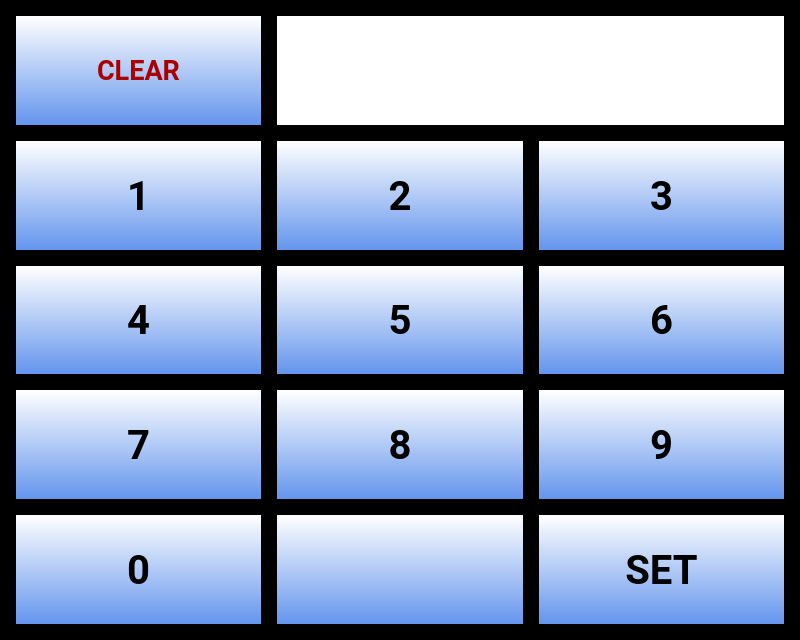
<?xml version="1.0" encoding="UTF-8"?>
<ui version="4.0">
 <class>KeypadBase</class>
 <widget class="QDialog" name="KeypadBase">
  <property name="geometry">
   <rect>
    <x>0</x>
    <y>0</y>
    <width>800</width>
    <height>640</height>
   </rect>
  </property>
  <property name="sizePolicy">
   <sizepolicy hsizetype="Fixed" vsizetype="Fixed">
    <horstretch>0</horstretch>
    <verstretch>0</verstretch>
   </sizepolicy>
  </property>
  <property name="minimumSize">
   <size>
    <width>800</width>
    <height>640</height>
   </size>
  </property>
  <property name="maximumSize">
   <size>
    <width>800</width>
    <height>640</height>
   </size>
  </property>
  <property name="palette">
   <palette>
    <active>
     <colorrole role="Base">
      <brush brushstyle="SolidPattern">
       <color alpha="255">
        <red>255</red>
        <green>255</green>
        <blue>255</blue>
       </color>
      </brush>
     </colorrole>
     <colorrole role="Window">
      <brush brushstyle="SolidPattern">
       <color alpha="255">
        <red>0</red>
        <green>0</green>
        <blue>0</blue>
       </color>
      </brush>
     </colorrole>
    </active>
    <inactive>
     <colorrole role="Base">
      <brush brushstyle="SolidPattern">
       <color alpha="255">
        <red>255</red>
        <green>255</green>
        <blue>255</blue>
       </color>
      </brush>
     </colorrole>
     <colorrole role="Window">
      <brush brushstyle="SolidPattern">
       <color alpha="255">
        <red>0</red>
        <green>0</green>
        <blue>0</blue>
       </color>
      </brush>
     </colorrole>
    </inactive>
    <disabled>
     <colorrole role="Base">
      <brush brushstyle="SolidPattern">
       <color alpha="255">
        <red>0</red>
        <green>0</green>
        <blue>0</blue>
       </color>
      </brush>
     </colorrole>
     <colorrole role="Window">
      <brush brushstyle="SolidPattern">
       <color alpha="255">
        <red>0</red>
        <green>0</green>
        <blue>0</blue>
       </color>
      </brush>
     </colorrole>
    </disabled>
   </palette>
  </property>
  <property name="font">
   <font>
    <family>Roboto</family>
    <pointsize>12</pointsize>
    <weight>75</weight>
    <bold>true</bold>
   </font>
  </property>
  <property name="windowTitle">
   <string>Form</string>
  </property>
  <property name="styleSheet">
   <string notr="true">QPushButton { border: none; background-color: qlineargradient( x1:0, y1:0, x2:0, y2:1, stop: 0 white, stop:1 CornflowerBlue ); margin: 5px; }
QPushButton::pressed { border: none; background-color: qlineargradient( x1:0, y1:0, x2:0, y2:1, stop: 0 white, stop:1 gray ); margin: 5px; }</string>
  </property>
  <layout class="QGridLayout" name="gridLayout">
   <item row="5" column="1">
    <widget class="QPushButton" name="m_pBack">
     <property name="sizePolicy">
      <sizepolicy hsizetype="MinimumExpanding" vsizetype="MinimumExpanding">
       <horstretch>0</horstretch>
       <verstretch>0</verstretch>
      </sizepolicy>
     </property>
     <property name="font">
      <font>
       <family>Roboto</family>
       <pointsize>30</pointsize>
       <weight>75</weight>
       <bold>true</bold>
      </font>
     </property>
     <property name="icon">
      <iconset resource="ahrsresources.qrc">
       <normaloff>:/icons/resources/Backspace.png</normaloff>:/icons/resources/Backspace.png</iconset>
     </property>
     <property name="iconSize">
      <size>
       <width>50</width>
       <height>50</height>
      </size>
     </property>
    </widget>
   </item>
   <item row="4" column="0">
    <widget class="QPushButton" name="m_p7">
     <property name="sizePolicy">
      <sizepolicy hsizetype="MinimumExpanding" vsizetype="MinimumExpanding">
       <horstretch>0</horstretch>
       <verstretch>0</verstretch>
      </sizepolicy>
     </property>
     <property name="font">
      <font>
       <family>Roboto</family>
       <pointsize>30</pointsize>
       <weight>75</weight>
       <bold>true</bold>
      </font>
     </property>
     <property name="text">
      <string>7</string>
     </property>
     <property name="iconSize">
      <size>
       <width>32</width>
       <height>32</height>
      </size>
     </property>
    </widget>
   </item>
   <item row="3" column="2">
    <widget class="QPushButton" name="m_p6">
     <property name="sizePolicy">
      <sizepolicy hsizetype="MinimumExpanding" vsizetype="MinimumExpanding">
       <horstretch>0</horstretch>
       <verstretch>0</verstretch>
      </sizepolicy>
     </property>
     <property name="font">
      <font>
       <family>Roboto</family>
       <pointsize>30</pointsize>
       <weight>75</weight>
       <bold>true</bold>
      </font>
     </property>
     <property name="text">
      <string>6</string>
     </property>
     <property name="iconSize">
      <size>
       <width>32</width>
       <height>32</height>
      </size>
     </property>
    </widget>
   </item>
   <item row="4" column="1">
    <widget class="QPushButton" name="m_p8">
     <property name="sizePolicy">
      <sizepolicy hsizetype="MinimumExpanding" vsizetype="MinimumExpanding">
       <horstretch>0</horstretch>
       <verstretch>0</verstretch>
      </sizepolicy>
     </property>
     <property name="font">
      <font>
       <family>Roboto</family>
       <pointsize>30</pointsize>
       <weight>75</weight>
       <bold>true</bold>
      </font>
     </property>
     <property name="text">
      <string>8</string>
     </property>
     <property name="iconSize">
      <size>
       <width>32</width>
       <height>32</height>
      </size>
     </property>
    </widget>
   </item>
   <item row="5" column="0">
    <widget class="QPushButton" name="m_p0">
     <property name="sizePolicy">
      <sizepolicy hsizetype="MinimumExpanding" vsizetype="MinimumExpanding">
       <horstretch>0</horstretch>
       <verstretch>0</verstretch>
      </sizepolicy>
     </property>
     <property name="font">
      <font>
       <family>Roboto</family>
       <pointsize>30</pointsize>
       <weight>75</weight>
       <bold>true</bold>
      </font>
     </property>
     <property name="text">
      <string>0</string>
     </property>
     <property name="iconSize">
      <size>
       <width>32</width>
       <height>32</height>
      </size>
     </property>
    </widget>
   </item>
   <item row="2" column="0">
    <widget class="QPushButton" name="m_p1">
     <property name="sizePolicy">
      <sizepolicy hsizetype="MinimumExpanding" vsizetype="MinimumExpanding">
       <horstretch>0</horstretch>
       <verstretch>0</verstretch>
      </sizepolicy>
     </property>
     <property name="font">
      <font>
       <family>Roboto</family>
       <pointsize>30</pointsize>
       <weight>75</weight>
       <bold>true</bold>
      </font>
     </property>
     <property name="autoFillBackground">
      <bool>false</bool>
     </property>
     <property name="text">
      <string>1</string>
     </property>
     <property name="iconSize">
      <size>
       <width>32</width>
       <height>32</height>
      </size>
     </property>
     <property name="flat">
      <bool>false</bool>
     </property>
    </widget>
   </item>
   <item row="4" column="2">
    <widget class="QPushButton" name="m_p9">
     <property name="sizePolicy">
      <sizepolicy hsizetype="MinimumExpanding" vsizetype="MinimumExpanding">
       <horstretch>0</horstretch>
       <verstretch>0</verstretch>
      </sizepolicy>
     </property>
     <property name="font">
      <font>
       <family>Roboto</family>
       <pointsize>30</pointsize>
       <weight>75</weight>
       <bold>true</bold>
      </font>
     </property>
     <property name="autoFillBackground">
      <bool>false</bool>
     </property>
     <property name="text">
      <string>9</string>
     </property>
     <property name="iconSize">
      <size>
       <width>32</width>
       <height>32</height>
      </size>
     </property>
     <property name="flat">
      <bool>false</bool>
     </property>
    </widget>
   </item>
   <item row="2" column="2">
    <widget class="QPushButton" name="m_p3">
     <property name="sizePolicy">
      <sizepolicy hsizetype="MinimumExpanding" vsizetype="MinimumExpanding">
       <horstretch>0</horstretch>
       <verstretch>0</verstretch>
      </sizepolicy>
     </property>
     <property name="font">
      <font>
       <family>Roboto</family>
       <pointsize>30</pointsize>
       <weight>75</weight>
       <bold>true</bold>
      </font>
     </property>
     <property name="text">
      <string>3</string>
     </property>
     <property name="iconSize">
      <size>
       <width>32</width>
       <height>32</height>
      </size>
     </property>
    </widget>
   </item>
   <item row="3" column="0">
    <widget class="QPushButton" name="m_p4">
     <property name="sizePolicy">
      <sizepolicy hsizetype="MinimumExpanding" vsizetype="MinimumExpanding">
       <horstretch>0</horstretch>
       <verstretch>0</verstretch>
      </sizepolicy>
     </property>
     <property name="font">
      <font>
       <family>Roboto</family>
       <pointsize>30</pointsize>
       <weight>75</weight>
       <bold>true</bold>
      </font>
     </property>
     <property name="autoFillBackground">
      <bool>false</bool>
     </property>
     <property name="text">
      <string>4</string>
     </property>
     <property name="iconSize">
      <size>
       <width>32</width>
       <height>32</height>
      </size>
     </property>
     <property name="flat">
      <bool>false</bool>
     </property>
    </widget>
   </item>
   <item row="3" column="1">
    <widget class="QPushButton" name="m_p5">
     <property name="sizePolicy">
      <sizepolicy hsizetype="MinimumExpanding" vsizetype="MinimumExpanding">
       <horstretch>0</horstretch>
       <verstretch>0</verstretch>
      </sizepolicy>
     </property>
     <property name="font">
      <font>
       <family>Roboto</family>
       <pointsize>30</pointsize>
       <weight>75</weight>
       <bold>true</bold>
      </font>
     </property>
     <property name="text">
      <string>5</string>
     </property>
     <property name="iconSize">
      <size>
       <width>32</width>
       <height>32</height>
      </size>
     </property>
    </widget>
   </item>
   <item row="5" column="2">
    <widget class="QPushButton" name="m_pSet">
     <property name="sizePolicy">
      <sizepolicy hsizetype="MinimumExpanding" vsizetype="MinimumExpanding">
       <horstretch>0</horstretch>
       <verstretch>0</verstretch>
      </sizepolicy>
     </property>
     <property name="font">
      <font>
       <family>Roboto</family>
       <pointsize>30</pointsize>
       <weight>75</weight>
       <bold>true</bold>
      </font>
     </property>
     <property name="text">
      <string>SET</string>
     </property>
     <property name="iconSize">
      <size>
       <width>32</width>
       <height>32</height>
      </size>
     </property>
    </widget>
   </item>
   <item row="2" column="1">
    <widget class="QPushButton" name="m_p2">
     <property name="sizePolicy">
      <sizepolicy hsizetype="MinimumExpanding" vsizetype="MinimumExpanding">
       <horstretch>0</horstretch>
       <verstretch>0</verstretch>
      </sizepolicy>
     </property>
     <property name="font">
      <font>
       <family>Roboto</family>
       <pointsize>30</pointsize>
       <weight>75</weight>
       <bold>true</bold>
      </font>
     </property>
     <property name="text">
      <string>2</string>
     </property>
     <property name="iconSize">
      <size>
       <width>32</width>
       <height>32</height>
      </size>
     </property>
    </widget>
   </item>
   <item row="1" column="0">
    <widget class="QPushButton" name="m_pCancel">
     <property name="sizePolicy">
      <sizepolicy hsizetype="MinimumExpanding" vsizetype="MinimumExpanding">
       <horstretch>0</horstretch>
       <verstretch>0</verstretch>
      </sizepolicy>
     </property>
     <property name="palette">
      <palette>
       <active>
        <colorrole role="Button">
         <brush brushstyle="LinearGradientPattern">
          <gradient startx="0.000000000000000" starty="0.000000000000000" endx="0.000000000000000" endy="1.000000000000000" type="LinearGradient" spread="PadSpread" coordinatemode="ObjectBoundingMode">
           <gradientstop position="0.000000000000000">
            <color alpha="255">
             <red>255</red>
             <green>255</green>
             <blue>255</blue>
            </color>
           </gradientstop>
           <gradientstop position="1.000000000000000">
            <color alpha="255">
             <red>100</red>
             <green>149</green>
             <blue>237</blue>
            </color>
           </gradientstop>
          </gradient>
         </brush>
        </colorrole>
        <colorrole role="ButtonText">
         <brush brushstyle="SolidPattern">
          <color alpha="255">
           <red>170</red>
           <green>0</green>
           <blue>0</blue>
          </color>
         </brush>
        </colorrole>
        <colorrole role="Base">
         <brush brushstyle="LinearGradientPattern">
          <gradient startx="0.000000000000000" starty="0.000000000000000" endx="0.000000000000000" endy="1.000000000000000" type="LinearGradient" spread="PadSpread" coordinatemode="ObjectBoundingMode">
           <gradientstop position="0.000000000000000">
            <color alpha="255">
             <red>255</red>
             <green>255</green>
             <blue>255</blue>
            </color>
           </gradientstop>
           <gradientstop position="1.000000000000000">
            <color alpha="255">
             <red>100</red>
             <green>149</green>
             <blue>237</blue>
            </color>
           </gradientstop>
          </gradient>
         </brush>
        </colorrole>
        <colorrole role="Window">
         <brush brushstyle="LinearGradientPattern">
          <gradient startx="0.000000000000000" starty="0.000000000000000" endx="0.000000000000000" endy="1.000000000000000" type="LinearGradient" spread="PadSpread" coordinatemode="ObjectBoundingMode">
           <gradientstop position="0.000000000000000">
            <color alpha="255">
             <red>255</red>
             <green>255</green>
             <blue>255</blue>
            </color>
           </gradientstop>
           <gradientstop position="1.000000000000000">
            <color alpha="255">
             <red>100</red>
             <green>149</green>
             <blue>237</blue>
            </color>
           </gradientstop>
          </gradient>
         </brush>
        </colorrole>
       </active>
       <inactive>
        <colorrole role="Button">
         <brush brushstyle="LinearGradientPattern">
          <gradient startx="0.000000000000000" starty="0.000000000000000" endx="0.000000000000000" endy="1.000000000000000" type="LinearGradient" spread="PadSpread" coordinatemode="ObjectBoundingMode">
           <gradientstop position="0.000000000000000">
            <color alpha="255">
             <red>255</red>
             <green>255</green>
             <blue>255</blue>
            </color>
           </gradientstop>
           <gradientstop position="1.000000000000000">
            <color alpha="255">
             <red>100</red>
             <green>149</green>
             <blue>237</blue>
            </color>
           </gradientstop>
          </gradient>
         </brush>
        </colorrole>
        <colorrole role="ButtonText">
         <brush brushstyle="SolidPattern">
          <color alpha="255">
           <red>170</red>
           <green>0</green>
           <blue>0</blue>
          </color>
         </brush>
        </colorrole>
        <colorrole role="Base">
         <brush brushstyle="LinearGradientPattern">
          <gradient startx="0.000000000000000" starty="0.000000000000000" endx="0.000000000000000" endy="1.000000000000000" type="LinearGradient" spread="PadSpread" coordinatemode="ObjectBoundingMode">
           <gradientstop position="0.000000000000000">
            <color alpha="255">
             <red>255</red>
             <green>255</green>
             <blue>255</blue>
            </color>
           </gradientstop>
           <gradientstop position="1.000000000000000">
            <color alpha="255">
             <red>100</red>
             <green>149</green>
             <blue>237</blue>
            </color>
           </gradientstop>
          </gradient>
         </brush>
        </colorrole>
        <colorrole role="Window">
         <brush brushstyle="LinearGradientPattern">
          <gradient startx="0.000000000000000" starty="0.000000000000000" endx="0.000000000000000" endy="1.000000000000000" type="LinearGradient" spread="PadSpread" coordinatemode="ObjectBoundingMode">
           <gradientstop position="0.000000000000000">
            <color alpha="255">
             <red>255</red>
             <green>255</green>
             <blue>255</blue>
            </color>
           </gradientstop>
           <gradientstop position="1.000000000000000">
            <color alpha="255">
             <red>100</red>
             <green>149</green>
             <blue>237</blue>
            </color>
           </gradientstop>
          </gradient>
         </brush>
        </colorrole>
       </inactive>
       <disabled>
        <colorrole role="Button">
         <brush brushstyle="LinearGradientPattern">
          <gradient startx="0.000000000000000" starty="0.000000000000000" endx="0.000000000000000" endy="1.000000000000000" type="LinearGradient" spread="PadSpread" coordinatemode="ObjectBoundingMode">
           <gradientstop position="0.000000000000000">
            <color alpha="255">
             <red>255</red>
             <green>255</green>
             <blue>255</blue>
            </color>
           </gradientstop>
           <gradientstop position="1.000000000000000">
            <color alpha="255">
             <red>100</red>
             <green>149</green>
             <blue>237</blue>
            </color>
           </gradientstop>
          </gradient>
         </brush>
        </colorrole>
        <colorrole role="ButtonText">
         <brush brushstyle="SolidPattern">
          <color alpha="255">
           <red>120</red>
           <green>120</green>
           <blue>120</blue>
          </color>
         </brush>
        </colorrole>
        <colorrole role="Base">
         <brush brushstyle="LinearGradientPattern">
          <gradient startx="0.000000000000000" starty="0.000000000000000" endx="0.000000000000000" endy="1.000000000000000" type="LinearGradient" spread="PadSpread" coordinatemode="ObjectBoundingMode">
           <gradientstop position="0.000000000000000">
            <color alpha="255">
             <red>255</red>
             <green>255</green>
             <blue>255</blue>
            </color>
           </gradientstop>
           <gradientstop position="1.000000000000000">
            <color alpha="255">
             <red>100</red>
             <green>149</green>
             <blue>237</blue>
            </color>
           </gradientstop>
          </gradient>
         </brush>
        </colorrole>
        <colorrole role="Window">
         <brush brushstyle="LinearGradientPattern">
          <gradient startx="0.000000000000000" starty="0.000000000000000" endx="0.000000000000000" endy="1.000000000000000" type="LinearGradient" spread="PadSpread" coordinatemode="ObjectBoundingMode">
           <gradientstop position="0.000000000000000">
            <color alpha="255">
             <red>255</red>
             <green>255</green>
             <blue>255</blue>
            </color>
           </gradientstop>
           <gradientstop position="1.000000000000000">
            <color alpha="255">
             <red>100</red>
             <green>149</green>
             <blue>237</blue>
            </color>
           </gradientstop>
          </gradient>
         </brush>
        </colorrole>
       </disabled>
      </palette>
     </property>
     <property name="font">
      <font>
       <family>Roboto</family>
       <pointsize>20</pointsize>
       <weight>75</weight>
       <bold>true</bold>
      </font>
     </property>
     <property name="autoFillBackground">
      <bool>false</bool>
     </property>
     <property name="text">
      <string>CLEAR</string>
     </property>
     <property name="iconSize">
      <size>
       <width>32</width>
       <height>32</height>
      </size>
     </property>
     <property name="flat">
      <bool>false</bool>
     </property>
    </widget>
   </item>
   <item row="1" column="1" colspan="2">
    <widget class="QLabel" name="m_pValueLabel">
     <property name="sizePolicy">
      <sizepolicy hsizetype="MinimumExpanding" vsizetype="MinimumExpanding">
       <horstretch>0</horstretch>
       <verstretch>0</verstretch>
      </sizepolicy>
     </property>
     <property name="palette">
      <palette>
       <active>
        <colorrole role="Base">
         <brush brushstyle="SolidPattern">
          <color alpha="255">
           <red>255</red>
           <green>255</green>
           <blue>255</blue>
          </color>
         </brush>
        </colorrole>
        <colorrole role="Window">
         <brush brushstyle="SolidPattern">
          <color alpha="255">
           <red>255</red>
           <green>255</green>
           <blue>255</blue>
          </color>
         </brush>
        </colorrole>
       </active>
       <inactive>
        <colorrole role="Base">
         <brush brushstyle="SolidPattern">
          <color alpha="255">
           <red>255</red>
           <green>255</green>
           <blue>255</blue>
          </color>
         </brush>
        </colorrole>
        <colorrole role="Window">
         <brush brushstyle="SolidPattern">
          <color alpha="255">
           <red>255</red>
           <green>255</green>
           <blue>255</blue>
          </color>
         </brush>
        </colorrole>
       </inactive>
       <disabled>
        <colorrole role="Base">
         <brush brushstyle="SolidPattern">
          <color alpha="255">
           <red>255</red>
           <green>255</green>
           <blue>255</blue>
          </color>
         </brush>
        </colorrole>
        <colorrole role="Window">
         <brush brushstyle="SolidPattern">
          <color alpha="255">
           <red>255</red>
           <green>255</green>
           <blue>255</blue>
          </color>
         </brush>
        </colorrole>
       </disabled>
      </palette>
     </property>
     <property name="font">
      <font>
       <pointsize>36</pointsize>
      </font>
     </property>
     <property name="autoFillBackground">
      <bool>true</bool>
     </property>
     <property name="frameShape">
      <enum>QFrame::Box</enum>
     </property>
     <property name="lineWidth">
      <number>5</number>
     </property>
     <property name="alignment">
      <set>Qt::AlignCenter</set>
     </property>
    </widget>
   </item>
  </layout>
 </widget>
 <resources>
  <include location="ahrsresources.qrc"/>
 </resources>
 <connections>
  <connection>
   <sender>m_pCancel</sender>
   <signal>clicked()</signal>
   <receiver>KeypadBase</receiver>
   <slot>reject()</slot>
   <hints>
    <hint type="sourcelabel">
     <x>68</x>
     <y>39</y>
    </hint>
    <hint type="destinationlabel">
     <x>4</x>
     <y>21</y>
    </hint>
   </hints>
  </connection>
  <connection>
   <sender>m_pSet</sender>
   <signal>clicked()</signal>
   <receiver>KeypadBase</receiver>
   <slot>accept()</slot>
   <hints>
    <hint type="sourcelabel">
     <x>523</x>
     <y>392</y>
    </hint>
    <hint type="destinationlabel">
     <x>596</x>
     <y>398</y>
    </hint>
   </hints>
  </connection>
 </connections>
</ui>
